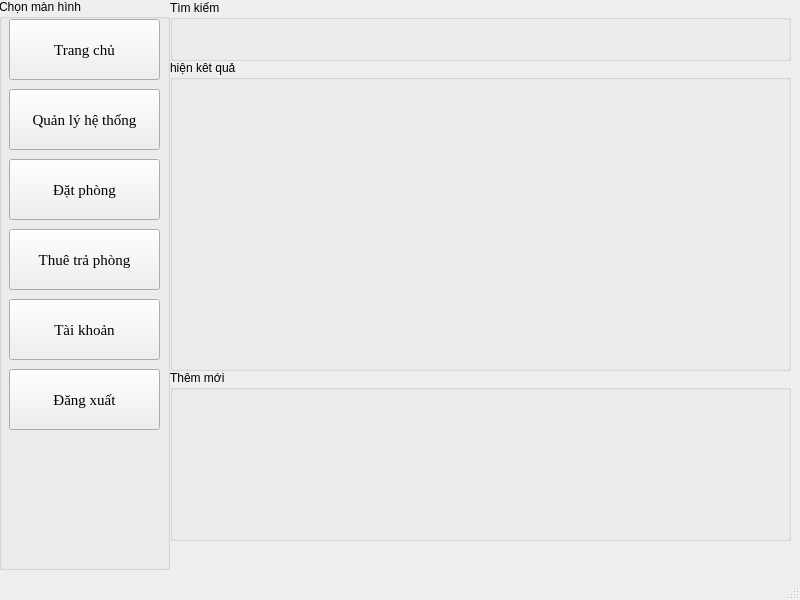
<?xml version="1.0" encoding="UTF-8"?>
<ui version="4.0">
 <class>MainWindow</class>
 <widget class="QMainWindow" name="MainWindow">
  <property name="geometry">
   <rect>
    <x>0</x>
    <y>0</y>
    <width>800</width>
    <height>600</height>
   </rect>
  </property>
  <property name="windowTitle">
   <string>MainWindow</string>
  </property>
  <widget class="QWidget" name="centralwidget">
   <widget class="QGroupBox" name="groupBox">
    <property name="geometry">
     <rect>
      <x>-1</x>
      <y>-1</y>
      <width>171</width>
      <height>571</height>
     </rect>
    </property>
    <property name="title">
     <string>Chọn màn hình</string>
    </property>
    <widget class="QPushButton" name="chonManHinh">
     <property name="geometry">
      <rect>
       <x>10</x>
       <y>20</y>
       <width>151</width>
       <height>61</height>
      </rect>
     </property>
     <property name="font">
      <font>
       <family>Times New Roman</family>
       <pointsize>11</pointsize>
      </font>
     </property>
     <property name="text">
      <string>Trang chủ</string>
     </property>
    </widget>
    <widget class="QPushButton" name="chonManHinh_2">
     <property name="geometry">
      <rect>
       <x>10</x>
       <y>90</y>
       <width>151</width>
       <height>61</height>
      </rect>
     </property>
     <property name="font">
      <font>
       <family>Times New Roman</family>
       <pointsize>11</pointsize>
      </font>
     </property>
     <property name="text">
      <string>Quản lý hệ thống</string>
     </property>
    </widget>
    <widget class="QPushButton" name="chonManHinh_3">
     <property name="geometry">
      <rect>
       <x>10</x>
       <y>160</y>
       <width>151</width>
       <height>61</height>
      </rect>
     </property>
     <property name="font">
      <font>
       <family>Times New Roman</family>
       <pointsize>11</pointsize>
      </font>
     </property>
     <property name="text">
      <string>Đặt phòng</string>
     </property>
    </widget>
    <widget class="QPushButton" name="chonManHinh_4">
     <property name="geometry">
      <rect>
       <x>10</x>
       <y>230</y>
       <width>151</width>
       <height>61</height>
      </rect>
     </property>
     <property name="font">
      <font>
       <family>Times New Roman</family>
       <pointsize>11</pointsize>
      </font>
     </property>
     <property name="text">
      <string>Thuê trả phòng</string>
     </property>
    </widget>
    <widget class="QPushButton" name="chonManHinh_5">
     <property name="geometry">
      <rect>
       <x>10</x>
       <y>300</y>
       <width>151</width>
       <height>61</height>
      </rect>
     </property>
     <property name="font">
      <font>
       <family>Times New Roman</family>
       <pointsize>11</pointsize>
      </font>
     </property>
     <property name="text">
      <string>Tài khoản</string>
     </property>
    </widget>
    <widget class="QPushButton" name="chonManHinh_6">
     <property name="geometry">
      <rect>
       <x>10</x>
       <y>370</y>
       <width>151</width>
       <height>61</height>
      </rect>
     </property>
     <property name="font">
      <font>
       <family>Times New Roman</family>
       <pointsize>11</pointsize>
      </font>
     </property>
     <property name="text">
      <string>Đăng xuất</string>
     </property>
    </widget>
   </widget>
   <widget class="QGroupBox" name="groupBox_2">
    <property name="geometry">
     <rect>
      <x>170</x>
      <y>0</y>
      <width>621</width>
      <height>61</height>
     </rect>
    </property>
    <property name="title">
     <string>Tìm kiếm</string>
    </property>
   </widget>
   <widget class="QGroupBox" name="groupBox_3">
    <property name="geometry">
     <rect>
      <x>170</x>
      <y>60</y>
      <width>621</width>
      <height>311</height>
     </rect>
    </property>
    <property name="title">
     <string>hiện kêt quả</string>
    </property>
   </widget>
   <widget class="QGroupBox" name="groupBox_4">
    <property name="geometry">
     <rect>
      <x>170</x>
      <y>370</y>
      <width>621</width>
      <height>171</height>
     </rect>
    </property>
    <property name="title">
     <string>Thêm mới</string>
    </property>
   </widget>
  </widget>
  <widget class="QMenuBar" name="menubar">
   <property name="geometry">
    <rect>
     <x>0</x>
     <y>0</y>
     <width>800</width>
     <height>26</height>
    </rect>
   </property>
  </widget>
  <widget class="QStatusBar" name="statusbar"/>
 </widget>
 <resources/>
 <connections/>
</ui>
